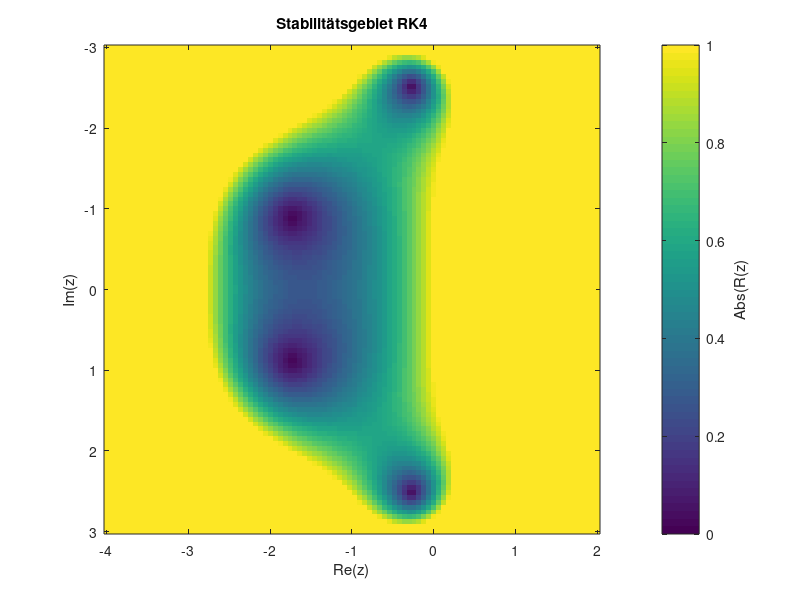

This figure's MATLAB source:
%Plotte die Stabilitätsfunktion des klass. RK Verfahrens in der komplexen
%Ebene
%author: Christian Winkler. Alexander Blech
R = @(z) (1 + z + 0.5*z.^2 + 1/6*z.^3 + 1/24*z.^4);

N=100;

x=linspace(-4,2,N);
x = complex(x);
y = 1i * linspace(-3,3,N);

r = zeros(N,N);
for j=1:N
    for k=1:N
        r(j,k) = R(x(j)+y(k));
    end
end

Z = abs(r);
image(real(x),imag(y),rot90(Z),'CDataMapping','scaled');

cbar = colorbar();
% title_handle = get(cbar,'Title');
ylabel(cbar,'Abs(R(z)');
set(gca, 'CLim', [0, 1]);
xlabel('Re(z)');
ylabel('Im(z)');
title('Stabilitätsgebiet RK4');